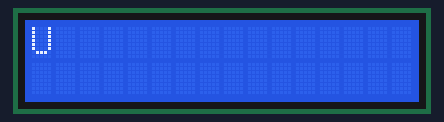
This sketch was run on a simulated Arduino Uno, built with avr-gcc and run on an emulated ATmega328P. Shown: 16×2 character LCD.

Above: at 0.16 s.
At 0.56 s:
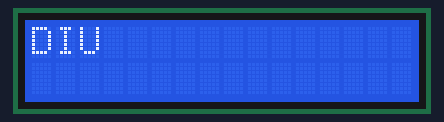
At 0.97 s:
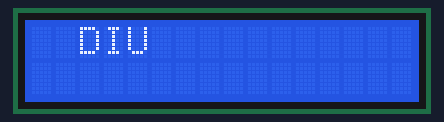
At 1.98 s:
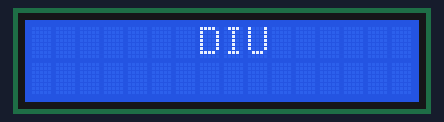
At 3.0 s:
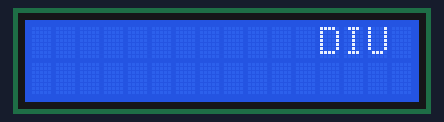
At 4.01 s:
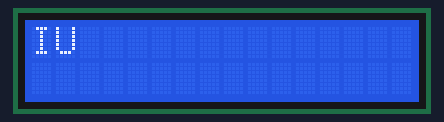

The sketch:

animated-text.ino
```cpp
//include the library:
#include <LiquidCrystal.h>

//initialize arduino pin number with lcd
const int rs = 12, en = 11, d4 = 5, d5 = 4, d6 = 3, d7 = 2;

LiquidCrystal lcd(rs, en, d4, d5, d6, d7);


void setup() {
  //setup lcd
  lcd.begin(16, 2);

}

void delayClear() {
    delay(200);
    lcd.clear();
}

void loop() {
    int i;

    // start animation //character visible one by one
    lcd.setCursor(0,0);
    lcd.print("U");
    delayClear();

    lcd.print("IU");
    delayClear();

    lcd.print("DIU");
    delayClear();

    // continue animation.
    for(i = 1; i < 16; i++) {
      lcd.setCursor(i,0);
      lcd.print("DIU");
      delay(200);
      lcd.clear();
    }
}
```

Measured:
- by itself, everything shown: repeats every 3.6 s, in 18 steps
